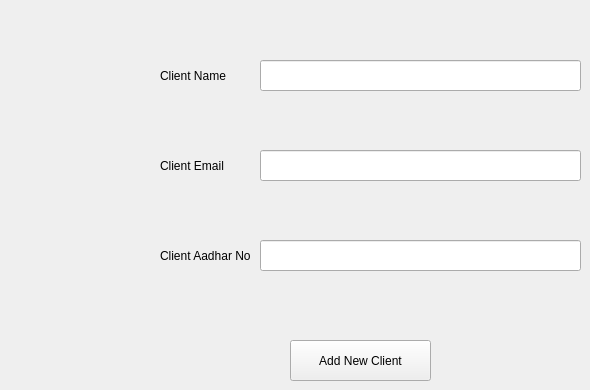
      <widget class="QWidget" name="tab_13">
       <attribute name="title">
        <string> Add Clients </string>
       </attribute>
       <widget class="QLineEdit" name="lineEdit_5">
        <property name="geometry">
         <rect>
          <x>260</x>
          <y>60</y>
          <width>321</width>
          <height>31</height>
         </rect>
        </property>
       </widget>
       <widget class="QLabel" name="label_10">
        <property name="geometry">
         <rect>
          <x>160</x>
          <y>60</y>
          <width>101</width>
          <height>31</height>
         </rect>
        </property>
        <property name="text">
         <string>Client Name</string>
        </property>
       </widget>
       <widget class="QPushButton" name="pushButton_18">
        <property name="geometry">
         <rect>
          <x>290</x>
          <y>340</y>
          <width>141</width>
          <height>41</height>
         </rect>
        </property>
        <property name="text">
         <string>Add New Client</string>
        </property>
       </widget>
       <widget class="QLabel" name="label_11">
        <property name="geometry">
         <rect>
          <x>160</x>
          <y>150</y>
          <width>101</width>
          <height>31</height>
         </rect>
        </property>
        <property name="text">
         <string>Client Email</string>
        </property>
       </widget>
       <widget class="QLineEdit" name="lineEdit_6">
        <property name="geometry">
         <rect>
          <x>260</x>
          <y>150</y>
          <width>321</width>
          <height>31</height>
         </rect>
        </property>
       </widget>
       <widget class="QLabel" name="label_12">
        <property name="geometry">
         <rect>
          <x>160</x>
          <y>240</y>
          <width>101</width>
          <height>31</height>
         </rect>
        </property>
        <property name="text">
         <string>Client Aadhar No</string>
        </property>
       </widget>
       <widget class="QLineEdit" name="lineEdit_7">
        <property name="geometry">
         <rect>
          <x>260</x>
          <y>240</y>
          <width>321</width>
          <height>31</height>
         </rect>
        </property>
       </widget>
      </widget>
